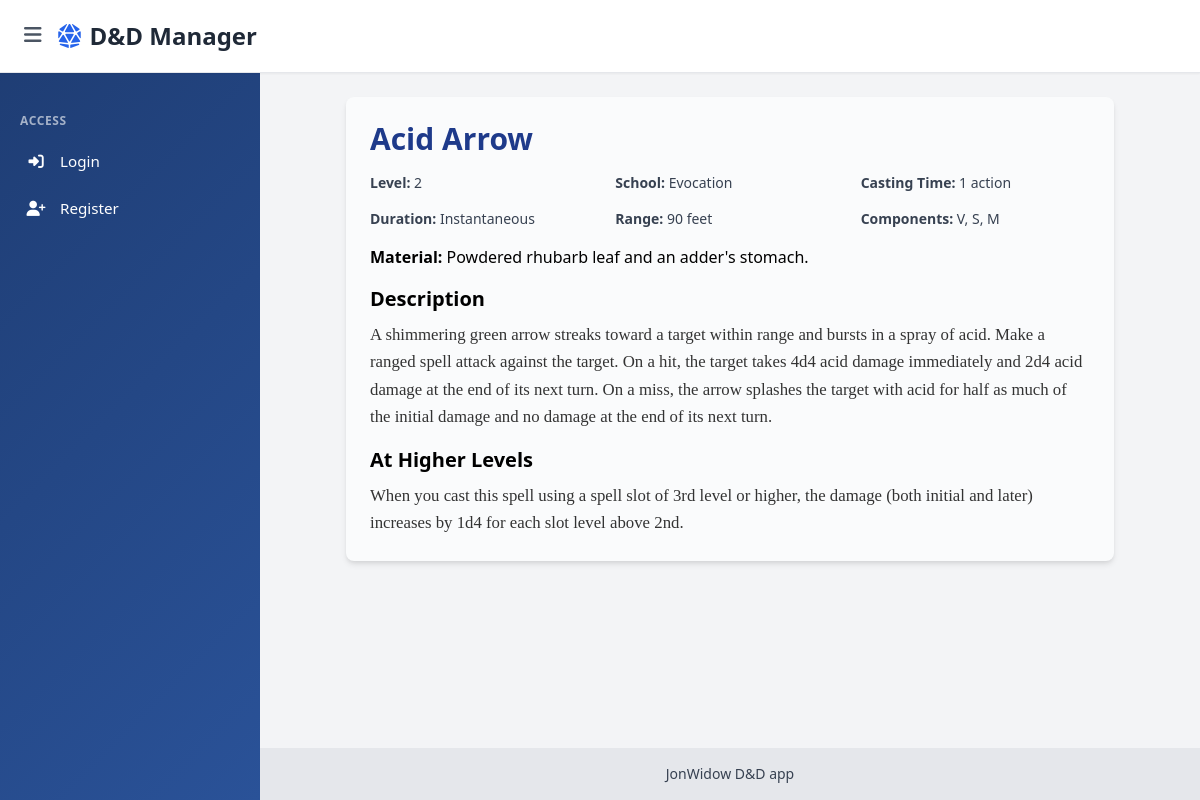
The app's page /spells/1 with its own data.
### app/models/spell.py (models this page shows, shortened)
class Spell(db.Model):
    __tablename__ = 'spell'
    id = db.Column(db.Integer, primary_key=True)
    name = db.Column(db.String(128), unique=True, nullable=False)
    level = db.Column(db.Integer, nullable=False)
    school = db.Column(db.String(64))
    casting_time = db.Column(db.String(64))
    range = db.Column(db.String(64))
    duration = db.Column(db.String(64))
    description = db.Column(db.Text)
    higher_level = db.Column(db.Text)
    components = db.Column(db.String(64))
    material = db.Column(db.Text)
    ritual = db.Column(db.Boolean, default=False)
    concentration = db.Column(db.Boolean, default=False)
    attack_type = db.Column(db.String(64))
    damage = db.Column(db.Text)
    subclasses = db.Column(db.String(128))  # flattened names list from the API (optional)
    classes = db.relationship('CharacterClassModel', secondary='spell_classes', back_populates='spells')
    known_by = db.relationship('Character', secondary='character_spells', back_populates='spells')
    prepared_by = db.relationship('Character', secondary='character_prepared_spells', back_populates='prepared_spells'    )

### app/__init__.py (the view)
@app.route('/spells/<int:spell_id>')
def spell_details(spell_id):
    spell = Spell.query.get_or_404(spell_id)
    return render_template('spell_details.html', spell=spell)

### app/templates/spell_details.html (shortened to what this page needs)
{% extends "base.html" %}
{% block content %}
<div class="max-w-3xl mx-auto bg-white rounded-lg p-6 shadow-md" style="background-color: #fafbfc;">
    <h1 class="text-3xl font-bold mb-4 text-blue-800">{{ spell['name'] }}</h1>
    <div class="grid grid-cols-2 sm:grid-cols-3 gap-4 mb-4 text-gray-700 text-sm">
        <div><strong>Level:</strong> {{ spell['level'] }}</div>
        <div><strong>School:</strong> {{ spell['school'] }}</div>
        <div><strong>Casting Time:</strong> {{ spell['casting_time'] }}</div>
        <div><strong>Duration:</strong> {{ spell['duration'] }}</div>
        <div><strong>Range:</strong> {{ spell['range'] }}</div>
        <div><strong>Components:</strong> {{ spell['components'] }}</div>
    </div>
    {% if spell['material'] %}
    <p class="mb-4"><strong>Material:</strong> {{ spell['material'] }}</p>
    {% endif %}
    <h2 class="text-xl font-semibold mb-2">Description</h2>
    <p class="whitespace-pre-wrap mb-4 leading-relaxed" style="font-family: Georgia, 'Times New Roman', serif; font-size: 1.05rem; color: #333;">{{ spell['description'] }}</p>
    {% if spell['higher_level'] %}
    <h2 class="text-xl font-semibold mb-2">At Higher Levels</h2>
    <p class="whitespace-pre-wrap leading-relaxed" style="font-family: Georgia, 'Times New Roman', serif; font-size: 1.05rem; color: #333;">{{ spell['higher_level'] }}</p>
    {% endif %}
</div>
{% endblock %}

### app/templates/base.html (style rules this page uses)
body { background-color: #f8f9fa; }
.text-blue-800 { color: #1E3A8A; }

### records on screen
Spell: name "Acid Arrow", level "2", school "Evocation", casting_time "1 action", duration "Instantaneous", range "90 feet", components "V, S, M", material "Powdered rhubarb leaf and an adder's stomach.", description "A shimmering green arrow streaks toward a target within range and bursts in a spray of acid. Make a ranged spell attack against the target. On a hit, the target takes 4d4 acid damage immediately and 2d4 acid damage at the end of its next turn. On a miss, the arrow splashes the target with acid for half as much of the initial damage and no damage at the end of its next turn.", higher_level "When you cast this spell using a spell slot of 3rd level or higher, the damage (both initial and later) increases by 1d4 for each slot level above 2nd."
